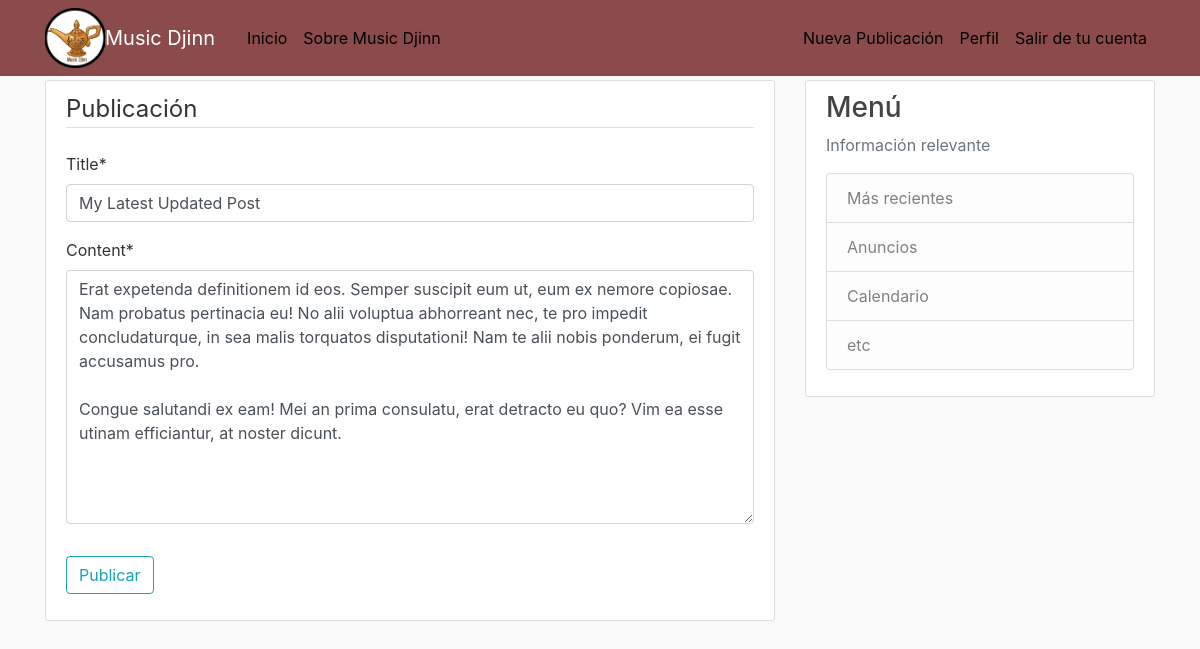
The page /post/28/update/ (signed in) on the database as committed earlier.
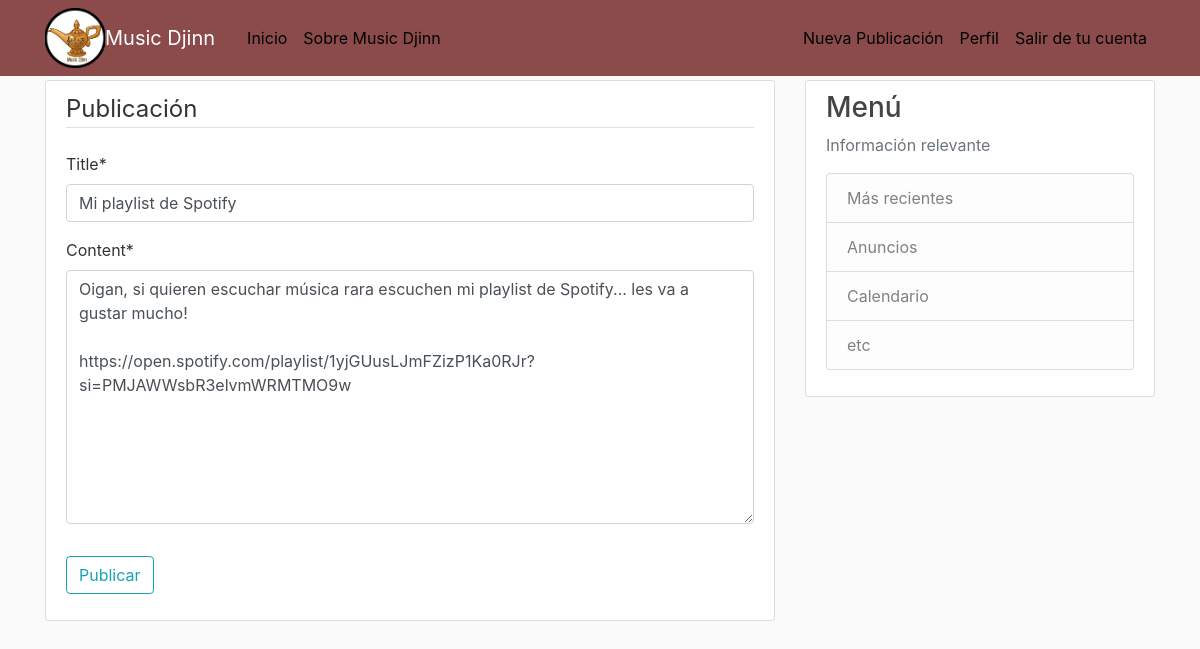
The same page on the database as committed later.
### blog/models.py (models this page shows, shortened)
class Post(models.Model):
    title = models.CharField(max_length= 100)
    content = models.TextField()
    date_posted = models.DateTimeField(default = timezone.now)
    author = models.ForeignKey(User, on_delete = models.CASCADE)
    song = models.FileField(upload_to='canciones', default="", blank= True, null=True)

### blog/views.py (the view, shortened to what this page needs)
# urls.py: path('post/<int:pk>/update/', PostUpdateView.as_view(), name = 'post-update'),
class PostUpdateView(LoginRequiredMixin, UserPassesTestMixin, UpdateView):
    model = Post
    fields = ['title', 'content']
    def test_func(self):
        post = self.get_object()
        if self.request.user == post.author:
            return True
        return False

### blog/templates/blog/post_form.html (shortened to what this page needs)
{% extends "blog/base.html" %}
{% load crispy_forms_tags %}
{%block content %}
    <div class = "content-section">
        <form method = "POST">
            <fieldset class = "form-group">
                <legend class = "border-bottom mb-4">Publicación</legend>
                {{ form|crispy }}
            </fieldset>
            <div class = "form-group">
                <button class="btn btn-outline-info" type = "submit">Publicar</button>
            </div>
        </form>
    </div>
{% endblock content%}

Rows that differ between the two databases and show on the page:
changed Post: title "My Latest Updated Post" → "Mi playlist de Spotify"; content "Erat expetenda definitionem id eos. Semper suscipit eum ut, eum ex nemore copiosae. Nam probatus pertinacia eu! No alii voluptua abhorreant nec, te pro impedit concludaturque, in sea malis torquatos disputationi! Nam te alii nobis ponderum, ei fugit accusamus pro. Congue salutandi ex eam! Mei an prima consulatu, erat detracto eu quo? Vim ea esse utinam efficiantur, at noster dicunt." → "Oigan, si quieren escuchar música rara escuchen mi playlist de Spotify... les va a gustar mucho! https://open.spotify.com/playlist/1yjGUusLJmFZizP1Ka0RJr?si=PMJAWWsbR3elvmWRMTMO9w"
